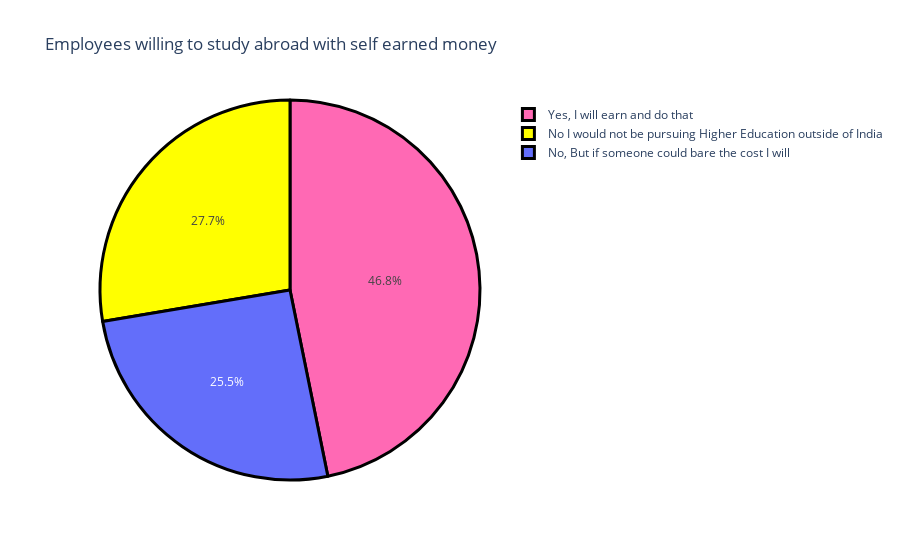

The cell this chart's notebook holds for it:
### Code cell
masters = df['Would you definitely pursue a Higher Education / Post Graduation outside of India ? If only you have to self sponsor it.'].value_counts()
labels = masters.index
counts = masters.values
colors = ['hotpink','yellow']
fig = go.Figure(data=[go.Pie(labels=labels, values=counts)])
fig.update_layout(title_text='Employees willing to study abroad with self earned money')
fig.update_traces(hoverinfo='label',marker=dict(colors=colors, line=dict(color='black', width=3)))
fig.show()

### Figure 1 — Plotly figure (JSON) as saved in the notebook; plotly's stock layout.template omitted (floating-point values rounded to 4 significant figures)
{"data": [{"hoverinfo": "label", "labels": ["Yes, I will earn and do that", "No I would not be pursuing Higher Education outside of India", "No, But if someone could bare the cost I will"], "marker": {"colors": ["hotpink", "yellow"], "line": {"color": "black", "width": 3}}, "type": "pie", "values": [110, 65, 60]}], "layout": {"autosize": true, "title": {"text": "Employees willing to study abroad with self earned money"}}}
